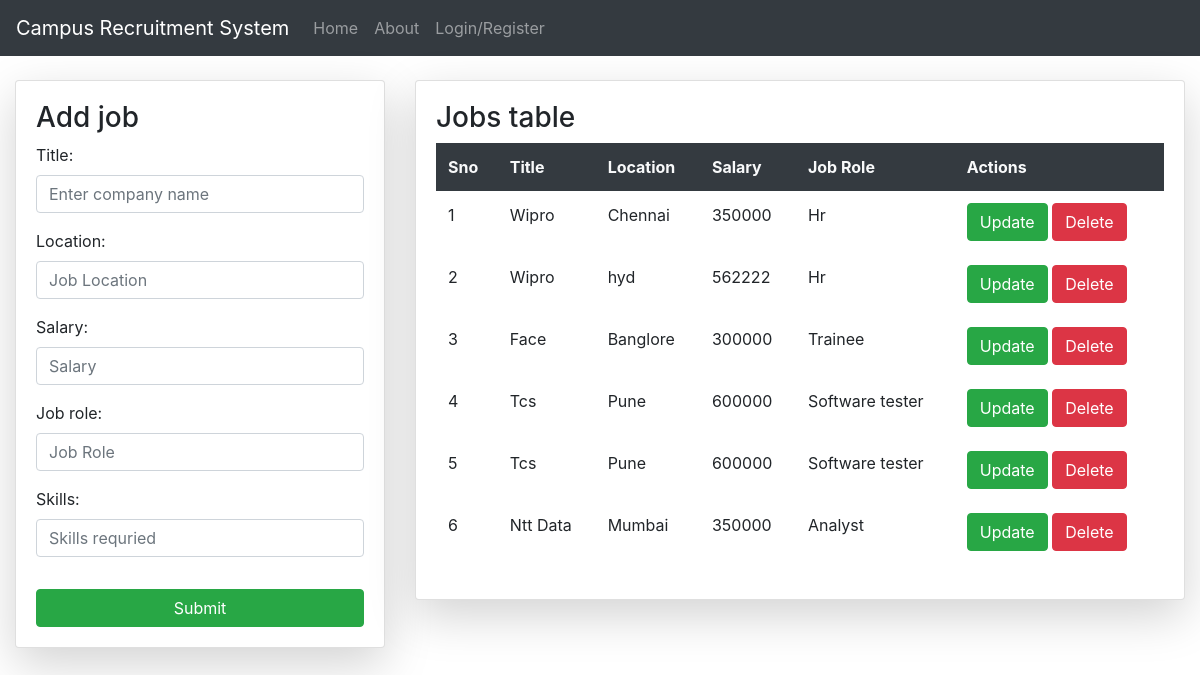
The app's page /jobs/, older data.
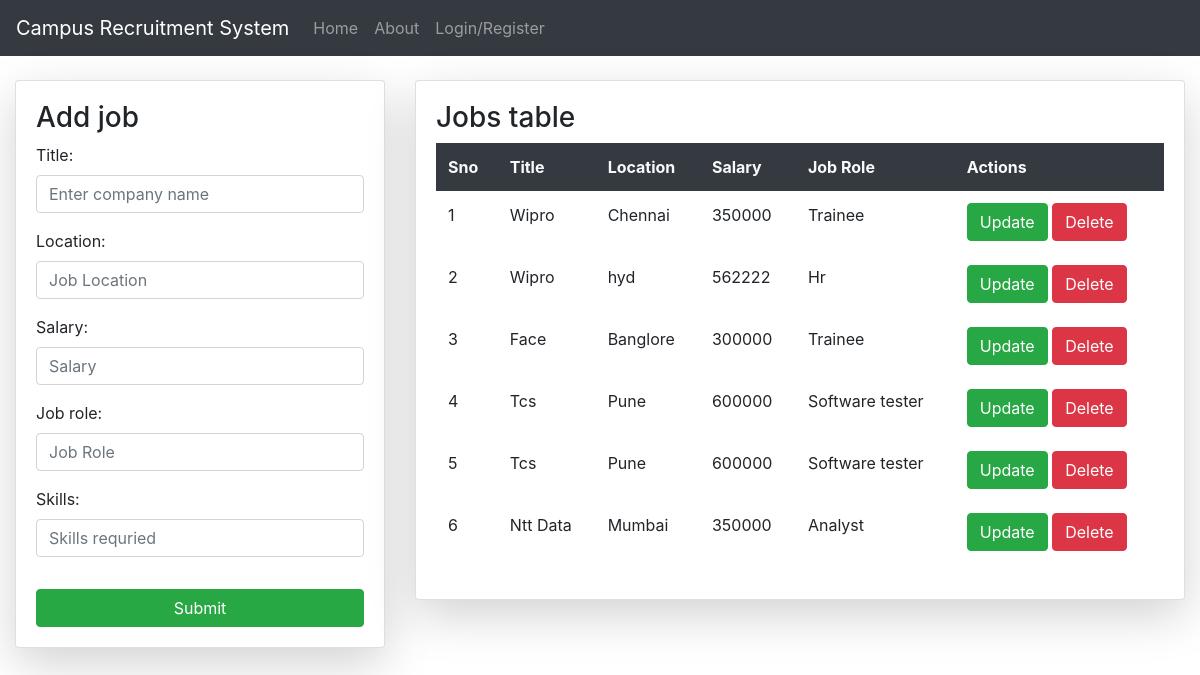
The same page, newer data.
### RevisedApp/models.py (models this page shows)
class Jobinfo(models.Model):
	title=models.CharField(max_length=25)
	location=models.CharField(max_length=20)
	salary=models.IntegerField(null=True)
	skills=models.CharField(max_length=30)
	job_role=models.CharField(max_length=30)
	eligible_percent=models.IntegerField(null=True)
	eligible_dept=models.CharField(max_length=30)
	year_of_pass=models.IntegerField(null=True)
	last_date=models.DateField(null=True)
	descrip=models.CharField(max_length=250)
	com_image=models.ImageField(upload_to='Jobs/',default='123.jpg')

### RevisedApp/views.py (the view)
# urls.py: path('jobs/',views.jobposts,name='job'),
def jobposts(request):
	w = Jobinfo.objects.all()
	if request.method== "POST":
		e = Jobform(request.POST)
		if e.is_valid():
			e.save()
			return redirect('/jobs')
	e=Jobform()
	return render(request,'html/jobs.html',{'z':e,'y':w})

### RevisedApp/forms.py
class Jobform(forms.ModelForm):
	class Meta:
		model= Jobinfo
		fields = ["title","location","salary","job_role","skills"]
		widgets={
		"title":forms.TextInput(attrs={"class":"form-control","placeholder":"Enter company name"}),
		"location":forms.TextInput(attrs={"class":"form-control","placeholder":"Job Location"}),
		"salary":forms.NumberInput(attrs={"class":"form-control","placeholder":"Salary"}),
		"job_role":forms.TextInput(attrs={"class":"form-control","placeholder":"Job Role"}),
		"skills":forms.TextInput(attrs={"class":"form-control","placeholder":"Skills requried"}),
		}

### RevisedApp/templates/html/jobs.html (shortened to what this page needs)
{% extends 'html/base.html' %}
{% block content %}
<div class="container-fluid mt-4">
	<div class="row">
		<div class="col col-md-4 ">
			<div class="card shadow-lg">
				<div class="card-body">
					<h3>Add job</h3>
					<form method="POST">
						<table class="table table-borderless">
							<tr>{{z.as_p}}</tr>
						</table>
						<input type="submit" name="Submit" class="btn btn-success col-sm">
                    </form>
                </div>
            </div>
		</div>
		<div class="col col-md ">
			<div class="card shadow-lg">
				<div class="card-body">
					<h3>Jobs table</h3>
					<table class="table table-borderless">
						<tr class="bg-dark text-light">
							<th>Sno</th>
							<th>Title</th>
							<th>Location</th>
							<th>Salary</th>
							<th>Job Role</th>
							<th>Actions</th>
						</tr>
						{% for t in y %}
						<tr>
							<td>{{forloop.counter}}</td>
							<td>{{t.title}}</td>
							<td>{{t.location}}</td>
							<td>{{t.salary}}</td>
							<td>{{t.job_role}}</td>
							<td colspan="3">
						<a href="{% url 'editjob' t.id %}" class="btn btn-success">Update</a>
						<a href="#" class="btn btn-danger">Delete</a>
					</td>
						</tr>
						{% endfor %}
					</table>
				</div>
		</div>
	</div>
</div>
{% endblock %}

Row changes from the older to the newer data that the page shows:
changed Jobinfo "Chennai": job_role "Hr" → "Trainee"
